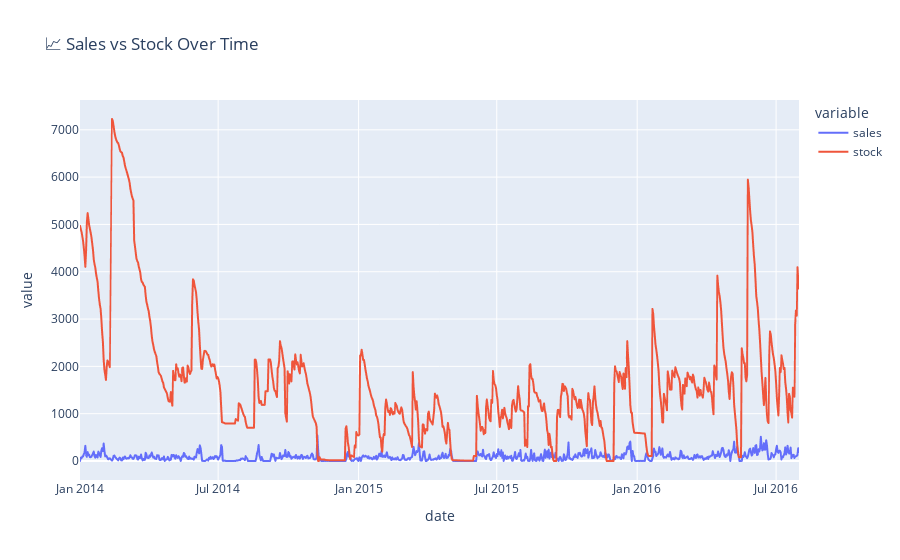

The notebook cell this image was saved under:
### Code cell
# Sales and stock trends over time
fig = px.line(df, x='date', y=['sales', 'stock'], title='📈 Sales vs Stock Over Time')
fig.show()

### Figure 1 — Plotly figure (JSON) as saved in the notebook; plotly's stock layout.template omitted (floating-point values rounded to 4 significant figures; data arrays with more than 128 entries replaced by an {"elided": "..."} marker saying what was removed)
{"data": [{"hovertemplate": "variable=sales<br>date=%{x}<br>value=%{y}<extra></extra>", "legendgroup": "sales", "line": {"color": "#636efa", "dash": "solid"}, "marker": {"symbol": "circle"}, "mode": "lines", "name": "sales", "showlegend": true, "type": "scattergl", "x": {"elided": "927 str values"}, "xaxis": "x", "y": {"elided": "927 int values"}, "yaxis": "y"}, {"hovertemplate": "variable=stock<br>date=%{x}<br>value=%{y}<extra></extra>", "legendgroup": "stock", "line": {"color": "#EF553B", "dash": "solid"}, "marker": {"symbol": "circle"}, "mode": "lines", "name": "stock", "showlegend": true, "type": "scattergl", "x": {"elided": "927 str values"}, "xaxis": "x", "y": {"elided": "927 int values"}, "yaxis": "y"}], "layout": {"legend": {"title": {"text": "variable"}, "tracegroupgap": 0}, "title": {"text": "📈 Sales vs Stock Over Time"}, "xaxis": {"anchor": "y", "domain": [0, 1], "title": {"text": "date"}}, "yaxis": {"anchor": "x", "domain": [0, 1], "title": {"text": "value"}}}}
